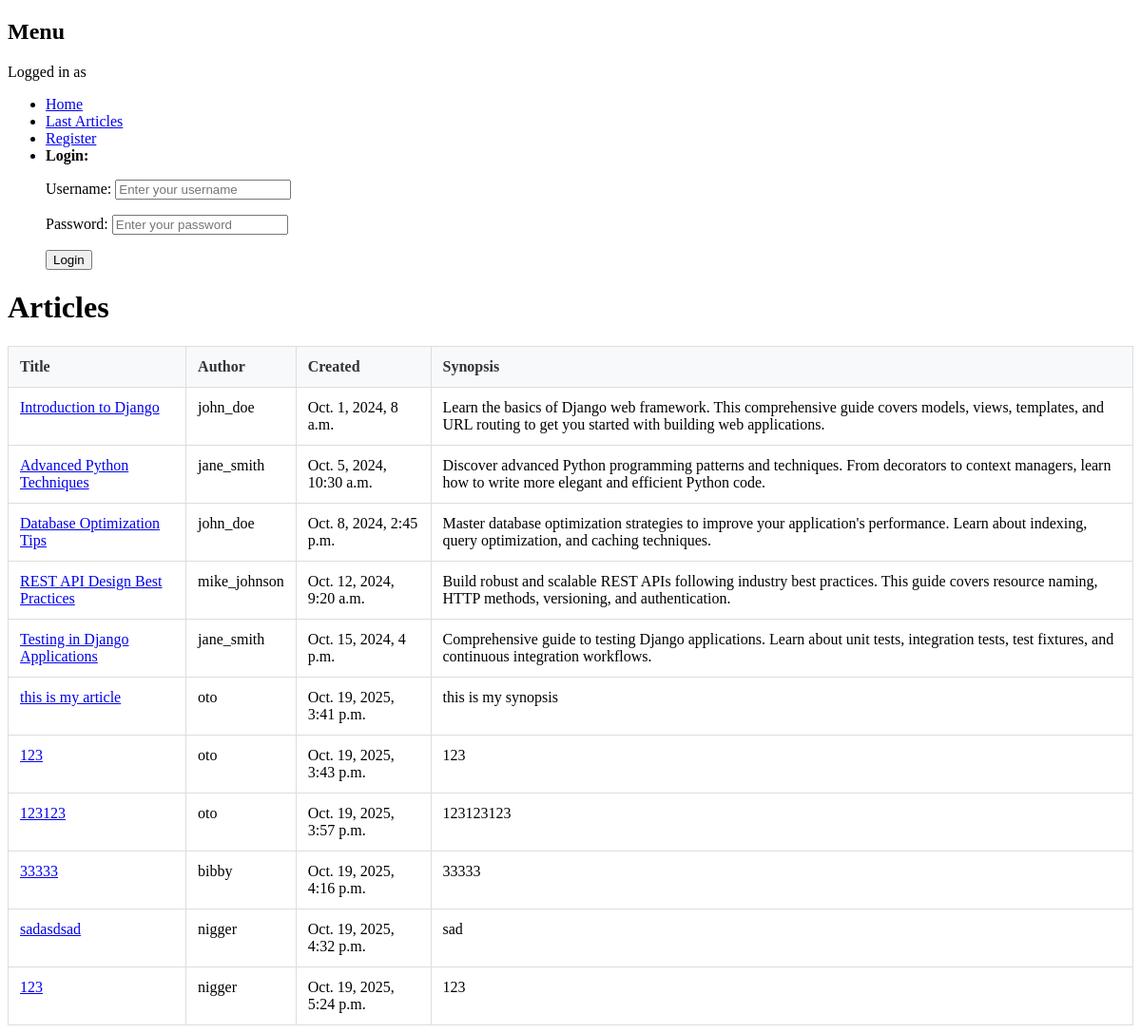
The app's page /articles/ with its own data.
### core/models.py (models this page shows, shortened)
class Article(models.Model):
    title = models.CharField(max_length=64, null=False)
    author = models.ForeignKey(User, on_delete=models.CASCADE, null=False)
    created = models.DateTimeField(auto_now_add=True, null=False)
    synopsis = models.CharField(max_length=312, null=False)
    content = models.TextField(null=False)

### ex00/views/articles.py (the view)
# urls.py: path("articles/", ArticlesView.as_view(), name="articles"),
class ArticlesView(ListView):
    model = Article
    template_name = "ex00/articles.html"

### ex00/forms.py (shortened to what this page needs)
class LoginForm(forms.Form):
    username = forms.CharField(
        max_length=150,
        widget=forms.TextInput(attrs={
            'class': 'form-control',
            'placeholder': 'Enter your username',
            'required': True
        })
    )
    password = forms.CharField(
        widget=forms.PasswordInput(attrs={
            'class': 'form-control',
            'placeholder': 'Enter your password',
            'required': True
        })
    )

### ex03/context_processors.py (called while the page is built)
def login_form_processor(request):
    if not request.user.is_authenticated:
        return {'login_form': LoginForm()}
    return {}

### templates/ex00/articles.html (shortened to what this page needs)
{% extends 'base.html' %}
{% block content %}
    <div class="container">
        <h1>Articles</h1>
        <table>
            <thead>
                <tr>
                    <th>Title</th>
                    <th>Author</th>
                    <th>Created</th>
                    <th>Synopsis</th>
                </tr>
            </thead>
            <tbody>
                {% for article in object_list %}
                    <tr>
                        <td><a href="{% url 'article_detail' article.id %}">{{ article.title }}</a></td>
                        <td>{{ article.author }}</td>
                        <td>{{ article.created }}</td>
                        <td>{{ article.synopsis }}</td>
                    </tr>
                {% endfor %}
            </tbody>
        </table>
    </div>
{% endblock %}

### templates/ex00/articles.html (style rules this page uses)
table { width: 100%; border-collapse: collapse; margin-top: 20px; }
th, td { border: 1px solid #ddd; padding: 12px; text-align: left; vertical-align: top; }
th { background-color: #f8f9fa; font-weight: bold; color: #333; }

### records on screen
Article: title "Introduction to Django", author "john_doe", created "Oct. 1, 2024, 8 a.m.", synopsis "Learn the basics of Django web framework. This comprehensive guide covers models, views, templates, and URL routing to get you started with building web applications."
Article: title "Advanced Python Techniques", author "jane_smith", created "Oct. 5, 2024, 10:30 a.m.", synopsis "Discover advanced Python programming patterns and techniques. From decorators to context managers, learn how to write more elegant and efficient Python code."
Article: title "Database Optimization Tips", author "john_doe", created "Oct. 8, 2024, 2:45 p.m.", synopsis "Master database optimization strategies to improve your application's performance. Learn about indexing, query optimization, and caching techniques."
Article: title "REST API Design Best Practices", author "mike_johnson", created "Oct. 12, 2024, 9:20 a.m.", synopsis "Build robust and scalable REST APIs following industry best practices. This guide covers resource naming, HTTP methods, versioning, and authentication."
Article: title "Testing in Django Applications", author "jane_smith", created "Oct. 15, 2024, 4 p.m.", synopsis "Comprehensive guide to testing Django applications. Learn about unit tests, integration tests, test fixtures, and continuous integration workflows."
Article: title "this is my article", author "oto", created "Oct. 19, 2025, 3:41 p.m.", synopsis "this is my synopsis"
Article: title "123", author "oto", created "Oct. 19, 2025, 3:43 p.m.", synopsis "123"
Article: title "123123", author "oto", created "Oct. 19, 2025, 3:57 p.m.", synopsis "123123123"
Article: title "33333", author "bibby", created "Oct. 19, 2025, 4:16 p.m.", synopsis "33333"
Article: title "sadasdsad", author "nigger", created "Oct. 19, 2025, 4:32 p.m.", synopsis "sad"
Article: title "123", author "nigger", created "Oct. 19, 2025, 5:24 p.m.", synopsis "123"
